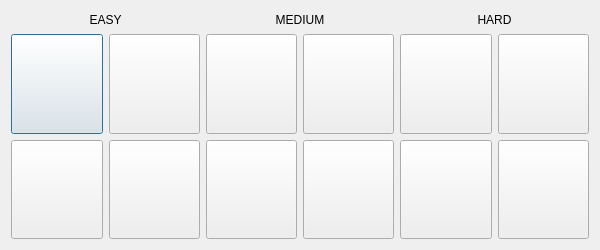
<?xml version="1.0" encoding="UTF-8"?>
<ui version="4.0">
 <class>MapSelectionWindow</class>
 <widget class="QDialog" name="MapSelectionWindow">
  <property name="geometry">
   <rect>
    <x>0</x>
    <y>0</y>
    <width>600</width>
    <height>250</height>
   </rect>
  </property>
  <property name="sizePolicy">
   <sizepolicy hsizetype="Fixed" vsizetype="Fixed">
    <horstretch>0</horstretch>
    <verstretch>0</verstretch>
   </sizepolicy>
  </property>
  <property name="windowTitle">
   <string>Dialog</string>
  </property>
  <layout class="QGridLayout" name="gridLayout_4">
   <item row="0" column="0">
    <layout class="QVBoxLayout" name="verticalLayout_3" stretch="1,12">
     <item>
      <widget class="QLabel" name="easyLabel">
       <property name="text">
        <string>EASY</string>
       </property>
       <property name="alignment">
        <set>Qt::AlignCenter</set>
       </property>
      </widget>
     </item>
     <item>
      <layout class="QGridLayout" name="gridLayout">
       <item row="0" column="0">
        <widget class="QPushButton" name="cityButton">
         <property name="sizePolicy">
          <sizepolicy hsizetype="Preferred" vsizetype="Preferred">
           <horstretch>0</horstretch>
           <verstretch>0</verstretch>
          </sizepolicy>
         </property>
         <property name="text">
          <string/>
         </property>
        </widget>
       </item>
       <item row="1" column="0">
        <widget class="QPushButton" name="highwayButton">
         <property name="sizePolicy">
          <sizepolicy hsizetype="Preferred" vsizetype="Preferred">
           <horstretch>0</horstretch>
           <verstretch>0</verstretch>
          </sizepolicy>
         </property>
         <property name="text">
          <string/>
         </property>
        </widget>
       </item>
       <item row="0" column="1">
        <widget class="QPushButton" name="havenButton">
         <property name="sizePolicy">
          <sizepolicy hsizetype="Preferred" vsizetype="Preferred">
           <horstretch>0</horstretch>
           <verstretch>0</verstretch>
          </sizepolicy>
         </property>
         <property name="text">
          <string/>
         </property>
        </widget>
       </item>
       <item row="1" column="1">
        <widget class="QPushButton" name="utopiaButton">
         <property name="sizePolicy">
          <sizepolicy hsizetype="Preferred" vsizetype="Preferred">
           <horstretch>0</horstretch>
           <verstretch>0</verstretch>
          </sizepolicy>
         </property>
         <property name="text">
          <string/>
         </property>
        </widget>
       </item>
      </layout>
     </item>
    </layout>
   </item>
   <item row="0" column="1">
    <layout class="QVBoxLayout" name="verticalLayout_2" stretch="1,12">
     <item>
      <widget class="QLabel" name="mediumLabel">
       <property name="text">
        <string>MEDIUM</string>
       </property>
       <property name="alignment">
        <set>Qt::AlignCenter</set>
       </property>
      </widget>
     </item>
     <item>
      <layout class="QGridLayout" name="gridLayout_2">
       <item row="0" column="1">
        <widget class="QPushButton" name="staircaseButton">
         <property name="sizePolicy">
          <sizepolicy hsizetype="Preferred" vsizetype="Preferred">
           <horstretch>0</horstretch>
           <verstretch>0</verstretch>
          </sizepolicy>
         </property>
         <property name="text">
          <string/>
         </property>
        </widget>
       </item>
       <item row="0" column="0">
        <widget class="QPushButton" name="diamondButton">
         <property name="sizePolicy">
          <sizepolicy hsizetype="Preferred" vsizetype="Preferred">
           <horstretch>0</horstretch>
           <verstretch>0</verstretch>
          </sizepolicy>
         </property>
         <property name="text">
          <string/>
         </property>
        </widget>
       </item>
       <item row="1" column="0">
        <widget class="QPushButton" name="obsidianButton">
         <property name="sizePolicy">
          <sizepolicy hsizetype="Preferred" vsizetype="Preferred">
           <horstretch>0</horstretch>
           <verstretch>0</verstretch>
          </sizepolicy>
         </property>
         <property name="text">
          <string/>
         </property>
        </widget>
       </item>
       <item row="1" column="1">
        <widget class="QPushButton" name="forestButton">
         <property name="sizePolicy">
          <sizepolicy hsizetype="Preferred" vsizetype="Preferred">
           <horstretch>0</horstretch>
           <verstretch>0</verstretch>
          </sizepolicy>
         </property>
         <property name="text">
          <string/>
         </property>
        </widget>
       </item>
      </layout>
     </item>
    </layout>
   </item>
   <item row="0" column="2">
    <layout class="QVBoxLayout" name="verticalLayout" stretch="1,12">
     <item>
      <widget class="QLabel" name="hardLabel">
       <property name="text">
        <string>HARD</string>
       </property>
       <property name="alignment">
        <set>Qt::AlignCenter</set>
       </property>
      </widget>
     </item>
     <item>
      <layout class="QGridLayout" name="gridLayout_3">
       <item row="0" column="0">
        <widget class="QPushButton" name="satanicButton">
         <property name="sizePolicy">
          <sizepolicy hsizetype="Preferred" vsizetype="Preferred">
           <horstretch>0</horstretch>
           <verstretch>0</verstretch>
          </sizepolicy>
         </property>
         <property name="text">
          <string/>
         </property>
        </widget>
       </item>
       <item row="1" column="0">
        <widget class="QPushButton" name="butterflyButton">
         <property name="sizePolicy">
          <sizepolicy hsizetype="Preferred" vsizetype="Preferred">
           <horstretch>0</horstretch>
           <verstretch>0</verstretch>
          </sizepolicy>
         </property>
         <property name="text">
          <string/>
         </property>
        </widget>
       </item>
       <item row="1" column="1">
        <widget class="QPushButton" name="fusionButton">
         <property name="sizePolicy">
          <sizepolicy hsizetype="Preferred" vsizetype="Preferred">
           <horstretch>0</horstretch>
           <verstretch>0</verstretch>
          </sizepolicy>
         </property>
         <property name="text">
          <string/>
         </property>
        </widget>
       </item>
       <item row="0" column="1">
        <widget class="QPushButton" name="poseidonButton">
         <property name="sizePolicy">
          <sizepolicy hsizetype="Preferred" vsizetype="Preferred">
           <horstretch>0</horstretch>
           <verstretch>0</verstretch>
          </sizepolicy>
         </property>
         <property name="text">
          <string/>
         </property>
        </widget>
       </item>
      </layout>
     </item>
    </layout>
   </item>
  </layout>
 </widget>
 <resources/>
 <connections/>
</ui>
